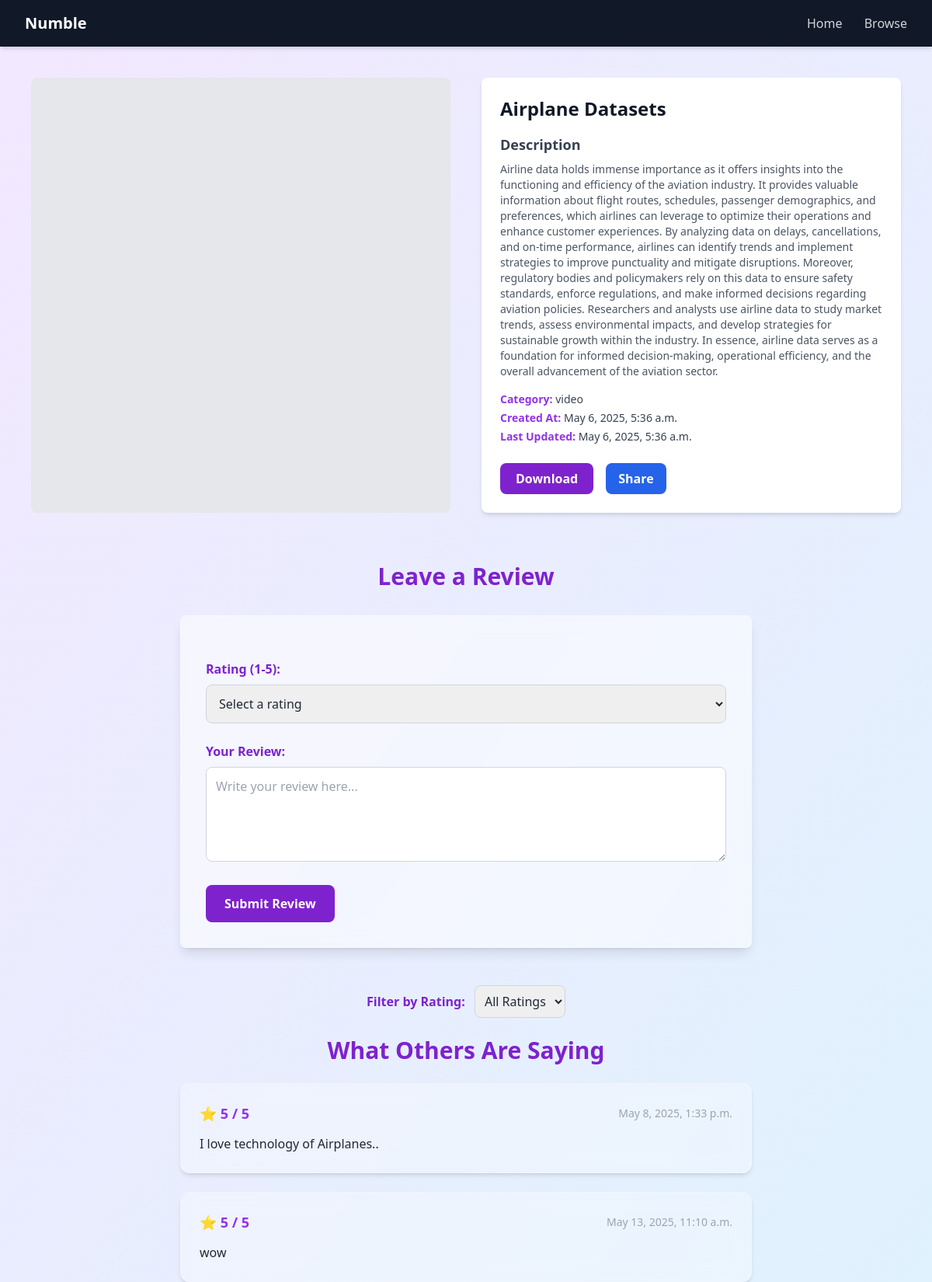
/view-details/10, run on the app's committed database.
### datasetmanager/models.py (models this page shows, shortened)
class Datasetmanager(models.Model):
    name = models.CharField(max_length=100)
    description = models.TextField()
    file = models.FileField(upload_to='datasets/', default="")  # Supports image, video, or zipped datasets
    created_at = models.DateTimeField(auto_now_add=True)
    updated_at = models.DateTimeField(auto_now=True)
    category = models.CharField(max_length=50, choices=[
        ('image', 'Image'),
        ('video', 'Video'),
    ])

class Review(models.Model):
    dataset = models.ForeignKey(Datasetmanager, related_name="reviews", on_delete=models.CASCADE)
    rating = models.IntegerField(choices=[(i, str(i)) for i in range(1, 6)])  # Rating from 1 to 5
    text = models.TextField()
    created_at = models.DateTimeField(auto_now_add=True)

### datasetmanager/views.py (the view)
# urls.py: path("view-details/<int:dataset_id>", datasetDetails, name="datasetDetails"),
def datasetDetails(request, dataset_id):
    dataset = get_object_or_404(Datasetmanager, id=dataset_id)
    context = {
        "dataset": dataset,
    }
    return render(request, "datasetDetails.html", context=context)

### templates/datasetDetails.html (shortened to what this page needs)
<!DOCTYPE html>
<html lang="en">
<head>
  <script src="https://cdn.tailwindcss.com"></script>
</head>
<body class="text-gray-800 font-sans">
  <header class="bg-gray-900 text-white px-8 py-4 flex justify-between items-center shadow-md">
    <div class="text-xl font-bold">Numble</div>
    <nav class="space-x-6">
      <a href="/" class="text-gray-300 hover:text-purple-500">Home</a>
      <a href="/browse/" class="text-gray-300 hover:text-purple-500">Browse</a>
    </nav>
  </header>
  <div class="max-w-6xl mx-auto mt-10 px-4 grid grid-cols-1 md:grid-cols-2 gap-10">
    <div class="bg-gray-200 rounded-lg overflow-hidden">
      {% if dataset.category == "image" %}
        <img src="{{ dataset.file.url }}" alt="{{ dataset.name }}" class="w-full h-full object-cover" />
      {% elif dataset.category == "video" %}
        <video autoplay muted loop class="w-full h-full object-cover">
          <source src="{{ dataset.file.url }}" type="video/mp4" />
        </video>
      {% endif %}
    </div>
    <div class="bg-white p-6 rounded-lg shadow-md">
      <h2 class="text-2xl font-bold text-gray-900 mb-4">{{ dataset.name }}</h2>
      <h3 class="text-lg font-semibold text-gray-700 mt-4 mb-2">Description</h3>
      <p class="text-gray-600 text-sm">{{ dataset.description }}</p>
      <div class="mt-4 space-y-1 text-sm text-gray-700">
        <div><span class="font-semibold text-purple-600">Category:</span> {{ dataset.category }}</div>
        <div><span class="font-semibold text-purple-600">Created At:</span> {{ dataset.created_at }}</div>
        <div><span class="font-semibold text-purple-600">Last Updated:</span> {{ dataset.updated_at }}</div>
      </div>
      <div class="mt-6 flex gap-4">
        <a href="{{ dataset.file.url }}" download class="bg-purple-700 hover:bg-purple-800 text-white px-5 py-2 rounded-lg font-semibold transition">Download</a>
        <a href="#" class="bg-blue-600 hover:bg-blue-700 text-white px-4 py-2 rounded-lg font-semibold transition share-button"
           data-name="{{ dataset.name }}"
           data-description="{{ dataset.description }}"
           data-url="{{ request.build_absolute_uri }}">
          Share
        </a>
      </div>
    </div>
  </div>
  <div class="max-w-3xl mx-auto mt-16 px-4">
    <h2 class="text-3xl font-bold text-purple-700 text-center mb-8">Leave a Review</h2>
    <form action="{% url 'submit_review' dataset.id %}" method="POST" class="bg-white/50 backdrop-blur-lg p-8 rounded-lg shadow-lg space-y-6 border border-white border-opacity-30">
      <div>
        <label for="rating" class="block font-semibold text-purple-700 mb-2">Rating (1-5):</label>
        <select id="rating" name="rating" required class="w-full p-3 border border-gray-300 rounded-lg focus:outline-none focus:ring-2 focus:ring-purple-500">
          <option disabled selected>Select a rating</option>
        </select>
      </div>
      <div>
        <label for="review" class="block font-semibold text-purple-700 mb-2">Your Review:</label>
        <textarea id="review" name="review" rows="4" required placeholder="Write your review here..."
          class="w-full p-3 border border-gray-300 rounded-lg focus:outline-none focus:ring-2 focus:ring-purple-500"></textarea>
      </div>
      <button type="submit" class="bg-purple-700 hover:bg-purple-800 text-white px-6 py-3 rounded-lg font-bold transition">Submit Review</button>
    </form>
  </div>
  <div class="max-w-3xl mx-auto mt-12 px-4">
    <div class="text-center mb-6">
      <label for="filter-rating" class="font-semibold text-purple-700 mr-2">Filter by Rating:</label>
      <select id="filter-rating" class="p-2 border border-gray-300 rounded-lg focus:outline-none focus:ring-2 focus:ring-purple-500">
        <option value="all" selected>All Ratings</option>
      </select>
    </div>
    <div id="reviews-container" class="space-y-6">
      <h2 class="text-3xl font-bold text-purple-700 text-center mb-6">What Others Are Saying</h2>
      {% for review in dataset.reviews.all %}
        <div data-rating="{{ review.rating }}"
          class="p-6 bg-white/30 backdrop-blur-md border border-white/20 rounded-xl shadow-md hover:shadow-xl transition-all transform hover:scale-[1.02]">
          <div class="flex justify-between items-center mb-3">
            <span class="text-purple-600 font-bold text-lg">⭐ {{ review.rating }} / 5</span>
            <span class="text-gray-400 text-sm">{{ review.created_at }}</span>
          </div>
          <p class="text-gray-800 text-base leading-relaxed">{{ review.text }}</p>
        </div>
      {% empty %}
        <p class="text-gray-500 text-center text-lg">No reviews yet. Be the first to leave a review!</p>
      {% endfor %}
    </div>
  </div>
</body>
</html>

### templates/datasetDetails.html (style rules this page uses)
body { background: linear-gradient(to bottom right, #f3e8ff, #e0f2fe); }
.bg-gray-200 video { width: 100%; height: 100%; object-fit: cover; border-radius: 0.5rem; }

### data on the page
Datasetmanager: name "Airplane Datasets", description "Airline data holds immense importance as it offers insights into the functioning and efficiency of the aviation industry. It provides valuable information about flight routes, schedules, passenger demographics, and preferences, which airlines can leverage to optimize their operations and enhance customer experiences. By analyzing data on delays, cancellations, and on-time performance, airlines can identify trends and implement strategies to improve punctuality and mitigate disruptions. Moreover, regulatory bodies and policymakers rely on this data to ensure safety standards, enforce regulations, and make informed decisions regarding aviation policies. Researchers and analysts use airline…", category "video", created_at "May 6, 2025, 5:36 a.m.", updated_at "May 6, 2025, 5:36 a.m."
Review: rating "5", created_at "May 8, 2025, 1:33 p.m.", text "I love technology of Airplanes.."
Review: rating "5", created_at "May 13, 2025, 11:10 a.m.", text "wow"
